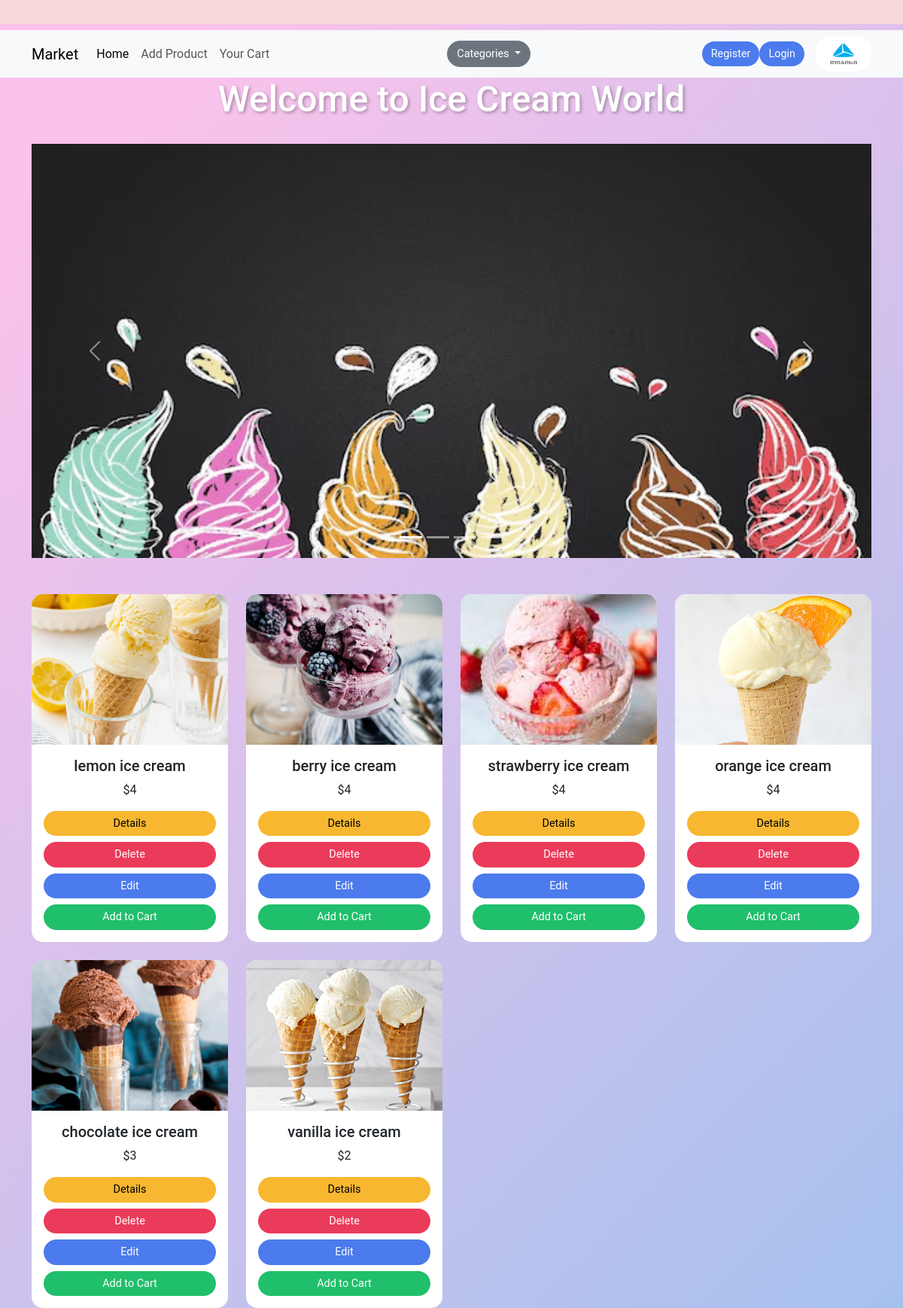
The page / on the database its author committed.
### models.py (models this page shows, shortened)
class Product(db.Model):
    name = db.Column(db.String)
    file = db.Column(db.String)
    price = db.Column(db.Integer)
    id = db.Column(db.Integer, primary_key = True)
    category_id = db.Column(db.Integer, db.ForeignKey("category.id"))
    ingredients = db.Column(db.Text)

### routes.py (the view)
@app.route("/")
def index():
    user_add_category = Category.query.filter_by(name="User Add").first()
    if user_add_category:
        products = Product.query.filter(Product.category_id != user_add_category.id).all()
    else:
        products = Product.query.all()
    categories = Category.query.all()
    return render_template("index.html", products=products, categories=categories)

### templates/index.html (shortened to what this page needs)
{% extends "base.html" %}
{% block content %}
<div class="container text-center">
    <h1>Welcome to Ice Cream World</h1>
    <div id="carouselExampleIndicators" class="carousel slide mb-5" data-bs-ride="carousel">
        <div class="carousel-indicators">
            <button type="button" data-bs-target="#carouselExampleIndicators" data-bs-slide-to="0" class="active" aria-current="true" aria-label="Slide 1"></button>
            <button type="button" data-bs-target="#carouselExampleIndicators" data-bs-slide-to="1" aria-label="Slide 2"></button>
            <button type="button" data-bs-target="#carouselExampleIndicators" data-bs-slide-to="2" aria-label="Slide 3"></button>
            <button type="button" data-bs-target="#carouselExampleIndicators" data-bs-slide-to="3" aria-label="Slide 4"></button>
        </div>
        <div class="carousel-inner">
            <div class="carousel-item active">
                <img src="{{ url_for('static', filename='images/creams1.png') }}" class="d-block w-100" alt="Ice Cream 1">
            </div>
        </div>
        <button class="carousel-control-prev" type="button" data-bs-target="#carouselExampleIndicators" data-bs-slide="prev">
            <span class="carousel-control-prev-icon" aria-hidden="true"></span>
        </button>
        <button class="carousel-control-next" type="button" data-bs-target="#carouselExampleIndicators" data-bs-slide="next">
            <span class="carousel-control-next-icon" aria-hidden="true"></span>
        </button>
    </div>
    <div class="row row-cols-1 row-cols-md-2 row-cols-lg-4 g-4">
        {% for product in products %}
        {% set img = product.file %}
        <div class="col d-flex justify-content-center">
            <div class="card h-100" style="width: 18rem;">
                <img src="{{ url_for('static', filename=img) }}" class="card-img-top" alt="{{ product.name }}">
                <div class="card-body d-flex flex-column">
                    <h5 class="card-title">{{ product.name }}</h5>
                    <p class="card-text">${{ product.price }}</p>
                    <div class="mt-auto d-flex flex-column">
                        <a href="/detail/{{ product.id }}" class="btn btn-warning mb-2">Details</a>
                        <a href="/delete/{{ product.id }}" class="btn btn-danger mb-2">Delete</a>
                        <a href="/edit/{{ product.id }}" class="btn btn-primary mb-2">Edit</a>
                        {% if product.category.name != "user add" %}
                        <a href="{{ url_for('add_to_cart', product_id=product.id) }}" class="btn btn-success">Add to Cart</a>
                        {% endif %}
                    </div>
                </div>
            </div>
        </div>
        {% endfor %}
    </div>
</div>
{% endblock %}

### templates/base.html (shortened to what this page needs)
<!DOCTYPE html>
<html lang="en">
<head>
    <link href="https://cdn.jsdelivr.net/npm/bootstrap@5.3.3/dist/css/bootstrap.min.css" rel="stylesheet">
</head>
<body>
    <div class="p-3 mb-2 bg-danger-subtle text-danger-emphasis"></div>
    {% include 'navbar.html' %}
    {% block content %}
    {% endblock %}
</body>
</html>

### templates/navbar.html (shortened to what this page needs)
<nav class="navbar navbar-expand-lg navbar-light bg-light">
    <div class="container">
        <a class="navbar-brand" href="/category/2">Market</a>
        <div class="collapse navbar-collapse" id="navbarNav">
            <ul class="navbar-nav me-auto">
                <li class="nav-item">
                    <a class="nav-link active" aria-current="page" href="/category/2">Home</a>
                </li>
                <li class="nav-item">
                    <a class="nav-link" href="/uploadfile">Add Product</a>
                </li>
                <li class="nav-item">
                    <a class="nav-link" href="/cart">Your Cart</a>
                </li>
            </ul>
            <div class="dropdown">
                <button class="btn btn-secondary dropdown-toggle" type="button" id="dropdownMenuButton"
                    data-bs-toggle="dropdown" aria-expanded="false">
                    Categories
                </button>
            </div>
            <ul class="navbar-nav ms-auto">
                {% if current_user.is_authenticated %}
                <li class="nav-item">
                    <span class="nav-link">{{ current_user.username }}</span>
                </li>
                <li class="nav-item">
                    <a class="btn btn-primary" href="/logout">Logout</a>
                </li>
                {% else %}
                <li class="nav-item">
                    <a class="btn btn-primary" href="/register">Register</a>
                </li>
                <li class="nav-item">
                    <a class="btn btn-primary" href="/login">Login</a>
                </li>
                {% endif %}
            </ul>
            <a style="background-color: white; margin-left: 15px;" class="btn btn-primary" href="https://www.tbceducation.ge/"><img width="50px" height="35px" src="../static/images/tbc-logo.png" alt="tibisi"></a>
        </div>
    </div>
</nav>

### templates/base.html (style rules this page uses)
body { background: linear-gradient(135deg, #fbc2eb 10%, #a6c1ee 100%); font-family: 'Roboto', sans-serif; color: #333; }

### templates/index.html (style rules this page uses)
body { background: linear-gradient(135deg, #fbc2eb 10%, #a6c1ee 100%); font-family: 'Roboto', sans-serif; color: #333; }
.carousel-inner img { height: 550px; object-fit: cover; }
h1 { font-size: 3em; color: #fff; text-shadow: 2px 2px 4px rgba(0,0,0,0.3); margin-bottom: 30px; }
.card { transition: transform 0.2s, box-shadow 0.2s; border: none; border-radius: 15px; }
.card-img-top { height: 200px; object-fit: cover; border-top-left-radius: 15px; border-top-right-radius: 15px; }
.btn { border-radius: 20px; font-size: 0.9em; }
.btn-warning { background-color: #f7b731; border: none; }
.btn-danger { background-color: #eb3b5a; border: none; }
.btn-primary { background-color: #4b7bec; border: none; }
.btn-success { background-color: #20bf6b; border: none; }
.container { padding-top: 0px; }

### rows shown on the page
Product: file (picture), name "lemon ice cream", price "4"
Product: file (picture), name "berry ice cream", price "4"
Product: file (picture), name "strawberry ice cream", price "4"
Product: file (picture), name "orange ice cream", price "4"
Product: file (picture), name "chocolate ice cream", price "3"
Product: file (picture), name "vanilla ice cream", price "2"
